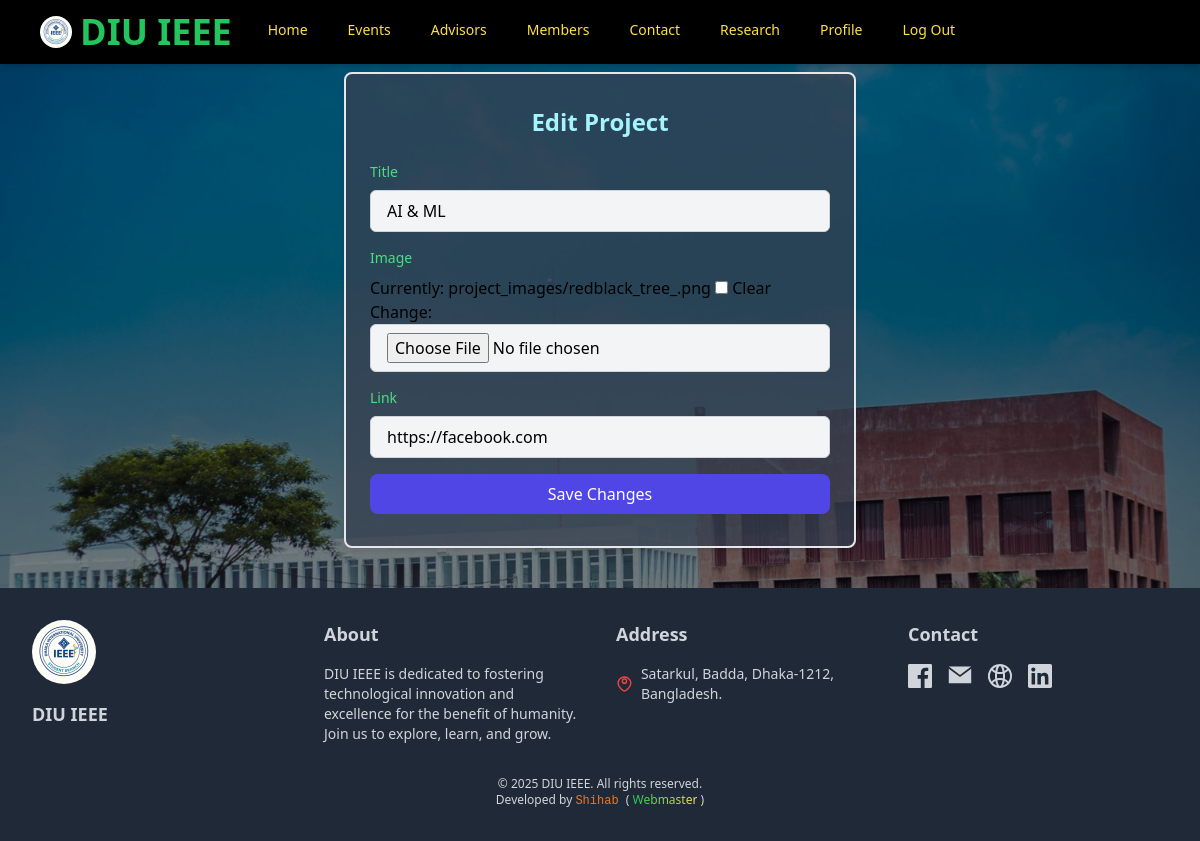
The app's page /members/project/1/edit/ (signed in) with its own data.
### Core/models.py (models this page shows, shortened)
class WebsiteSettings(models.Model):
    site_name = models.CharField(max_length=100, help_text="Name of the website")
    logo = models.ImageField(upload_to='logos/', blank=True, null=True, help_text="Upload the website logo")
    about_text = models.TextField(null=True, blank=True)
    contact_email = models.EmailField(null=True, blank=True)
    footer_text = models.TextField(null=True, blank=True)
    background_image = models.ImageField(upload_to='backgrounds/', blank=True, null=True)
    social_media_links = models.JSONField(null=True, blank=True)
    modified_date = models.DateTimeField(auto_now=True)

### Members/models.py (models this page shows, shortened)
class Projects(models.Model):
    user = models.ForeignKey(User, on_delete=models.CASCADE, related_name='projects')
    title = models.CharField(max_length=200)
    image = models.ImageField(upload_to='project_images/', blank=True, null=True)
    link = models.URLField(blank=True, null=True)
    date_created = models.DateField(auto_now_add=True)

### Members/views.py (the view)
# urls.py: path('project/<int:project_id>/edit/', views.edit_project, name='edit_project'),
@login_required
def edit_project(request, project_id):
    project = get_object_or_404(Projects, id=project_id, user=request.user)
    if request.method == 'POST':
        form = ProjectForm(request.POST, request.FILES, instance=project)
        if form.is_valid():
            form.save()
            messages.success(request, 'Project updated successfully!')
            return redirect('profile_view')
    else:
        form = ProjectForm(instance=project)
    return render(request, 'edit_project.html', {'form': form, 'project': project})

### Members/forms.py
class ProjectForm(forms.ModelForm):
    class Meta:
        model = Projects
        fields = ['title', 'image', 'link']
        widgets = {
            'title': forms.TextInput(attrs={'placeholder': 'Project Title'}),
            'image': forms.ClearableFileInput(attrs={'accept': 'image/*'}),
            'link': forms.URLInput(attrs={'placeholder': 'https://www.example.com'}),
        }

### Core/context_processors.py (called while the page is built)
def website_settings(request):
    try:
        settings = WebsiteSettings.objects.first()  # Get the first WebsiteSettings object
    except WebsiteSettings.DoesNotExist:
        settings = None
    return {'site_settings': settings}

### Members/templates/edit_project.html (shortened to what this page needs)
{% extends "base.html" %}
{% load widget_tweaks %}
{% block content %}
<section class="edit-project flex items-center justify-center py-10">
    <div class="w-full max-w-lg bg-gray-700 bg-opacity-75 border-2 border-solid rounded-lg shadow-md p-6 py-8 mt-8">
        <h2 class="text-2xl font-bold text-center text-cyan-200 mb-6">Edit Project</h2>
        <form method="POST" action="{% url 'edit_project' project.id %}" enctype="multipart/form-data">
            <div class="space-y-4">
                {% for field in form %}
                <div>
                    <label for="{{ field.id_for_label }}" class="block text-sm font-medium text-green-400 mb-2">{{ field.label }}</label>
                    {{ field|add_class:"w-full px-4 py-2 bg-gray-100 border border-gray-300 rounded-md focus:outline-none focus:ring-2 focus:ring-indigo-500" }}
                </div>
                {% endfor %}
            </div>
            <button type="submit"
                class="mt-4 w-full bg-indigo-600 text-white py-2 px-4 rounded-lg hover:bg-indigo-700 focus:outline-none focus:ring-2 focus:ring-indigo-500 focus:ring-offset-2">
                Save Changes
            </button>
        </form>
    </div>
</section>
{% endblock %}

### templates/base.html (shortened to what this page needs)
{% load static %}
<!DOCTYPE html>
<html lang="en">
<head>
    <script src="https://cdn.tailwindcss.com"></script>
</head>
<body class="bg-[url('{{site_settings.background_image.url}}')] bg-cover bg-center bg-no-repeat bg-fixed backdrop-brightness-50">
    <nav class="bg-black backdrop-invert backdrop-opacity-50 fixed w-full z-10 top-0 left-0 shadow-md">
        <div class="max-w-7xl mx-auto px-2 sm:px-6 lg:px-8">
            <div class="relative flex items-center justify-between h-16">
                <div class="flex-1 flex items-center justify-center sm:items-stretch sm:justify-start">
                    <div class="flex-shrink-0 px-2 justify-center items-center flex">
                        <img class="h-8 w-8 rounded-full object-cover" src="{{site_settings.logo.url}}" alt="Logo">
                    </div>
                    <div class="flex-shrink-0 text-green-500 text-4xl font-extrabold">
                       <a href="{% url 'home' %}">{{site_settings.site_name}}</a>
                    </div>
                    <div class="hidden sm:block sm:ml-6">
                        <div class="flex space-x-4 flex-wrap">
                            <a href="{% url 'home' %}" class="text-yellow-300 hover:bg-gray-700 hover:text-white px-3 py-2 rounded-md text-sm font-medium">Home</a>
                            <a href="{% url 'home' %}#events_section" class="text-yellow-300 hover:bg-gray-700 hover:text-white px-3 py-2 rounded-md text-sm font-medium">Events</a>
                            <a href="{% url 'home' %}#advisors_section" class="text-yellow-300 hover:bg-gray-700 hover:text-white px-3 py-2 rounded-md text-sm font-medium">Advisors</a>
                            <a href="{% url 'home' %}#committee_members_section" class="text-yellow-300 hover:bg-gray-700 hover:text-white px-3 py-2 rounded-md text-sm font-medium">Members</a>
                            <a href="{% url 'home' %}#contact_section" class="text-yellow-300 hover:bg-gray-700 hover:text-white px-3 py-2 rounded-md text-sm font-medium">Contact</a>
                            <a href="{% url 'research' %}" class="text-yellow-300 hover:bg-gray-700 hover:text-white px-3 py-2 rounded-md text-sm font-medium">Research</a>
                            {% if user.is_authenticated %}
                                <a href="{% url 'profile_view' %}" class="text-yellow-300 hover:bg-gray-700 hover:text-white px-3 py-2 rounded-md text-sm font-medium">Profile</a>
                                <form action="{% url 'logout' %}" method="POST" class="inline-block">
                                    <button type="submit" class="text-yellow-300 hover:bg-gray-700 hover:text-white px-3 py-2 rounded-md text-sm font-medium">Log Out</button>
                                </form>
                            {% else %}
                                <a href="{% url 'login' %}" class="text-yellow-300 hover:bg-gray-700 hover:text-white px-3 py-2 rounded-md text-sm font-medium">Login</a>
                                <a href="{% url 'register' %}" class="text-yellow-300 hover:bg-gray-700 hover:text-white px-3 py-2 rounded-md text-sm font-medium">Register</a>
                            {% endif %}
                        </div>
                    </div>
                </div>
            </div>
        </div>
    </nav>
    {% block content %}
    {% endblock  %}
    <footer class="bg-gray-800 text-gray-300 py-8 relative bottom-0 left-0 w-full">
        <div class="max-w-7xl mx-auto px-4 sm:px-6 lg:px-8">
            <div class="grid grid-cols-1 md:grid-cols-4 gap-8">
                <div class="flex flex-col items-center md:items-start">
                    <img class="h-16 w-16 rounded-full object-cover mb-4 animate-[ping_3s_ease-in-out_infinite]" src="{{site_settings.logo.url}}" alt="Logo">
                    <h3 class="text-lg font-bold hover:text-green-500">{{site_settings.site_name}}</h3>
                </div>
                <div>
                    <h3 class="text-lg font-bold mb-4 hover:text-green-500">About</h3>
                    <p class="text-sm">
                        DIU IEEE is dedicated to fostering technological innovation and excellence for the benefit of humanity. Join us to explore, learn, and grow.
                    </p>
                </div>
                <div>
                    <h3 class="text-lg font-bold mb-4 hover:text-green-500">Address</h3>
                    <p class="text-sm flex items-center">
                        <a class="hover:text-yellow-300 cursor-pointer" target="_blank" href="https://www.google.com/maps/place/Dhaka+International+University/@23.7936829,90.4468367,20.24z/data=!4m14!1m7!3m6!1s0x3755c775164bf631:0x97f48a5be913a9fc!2sDhaka+International+University!8m2!3d23.7937364!4d90.4471447!16s%2Fm%2F02w7_zy!3m5!1s0x3755c775164bf631:0x97f48a5be913a9fc!8m2!3d23.7937364!4d90.4471447!16s%2Fm%2F02w7_zy?entry=ttu&g_ep=EgoyMDI1MDQyOS4wIKXMDSoASAFQAw%3D%3D">
                            Satarkul, Badda, Dhaka-1212, Bangladesh.
                        </a>
                    </p>
                </div>
                <div>
                    <h3 class="text-lg font-bold mb-4 hover:text-green-500">Contact</h3>
                    <div class="flex space-x-4 justify-center md:justify-start">
                        {% if site_settings.social_media_links %}
                        {% with site_settings.social_media_links as links %}
                        <a target="_blank" href="{{links.facebook}}" class="text-gray-300 hover:text-blue-500">
                        </a>
                        <a target="_blank" href="mailto:{{site_settings.contact_email}}" class="text-gray-300 hover:text-orange-500">
                            <svg class="h-6 w-6" xmlns="http://www.w3.org/2000/svg" fill="currentColor" viewBox="0 0 24 24">
                                <path d="M12 13.065L.8 4.8V19.2h22.4V4.8L12 13.065zM12 10.935L23.2 2.4H.8L12 10.935z"/>
                            </svg>
                        </a>
                        <a target="_blank" href="{{links.website}}" class="text-gray-300 hover:text-green-500">
                        </a>
                        <a target="_blank" href="{{links.linkedin}}" class="text-gray-300 hover:text-blue-700">
                        </a>
                        {% endwith %}
                        {% endif %}
                    </div>
                </div>
            </div>
            <div class="mt-8 text-center text-xs">
                &copy; 2025 DIU IEEE. All rights reserved.<br> Developed by <span class="text-orange-500 font-mono">Shihab </span>( <span class="bg-gradient-to-r from-green-500 to-yellow-300 text-transparent bg-clip-text">Webmaster</span> )
            </div>
        </div>
    </footer>
</body>
</html>

### records on screen
WebsiteSettings: logo (picture), site_name "DIU IEEE"
Projects: form "AI & ML" "https://facebook.com"

### other values on screen
{{ field.label }} "Title" "Image" "Link"
